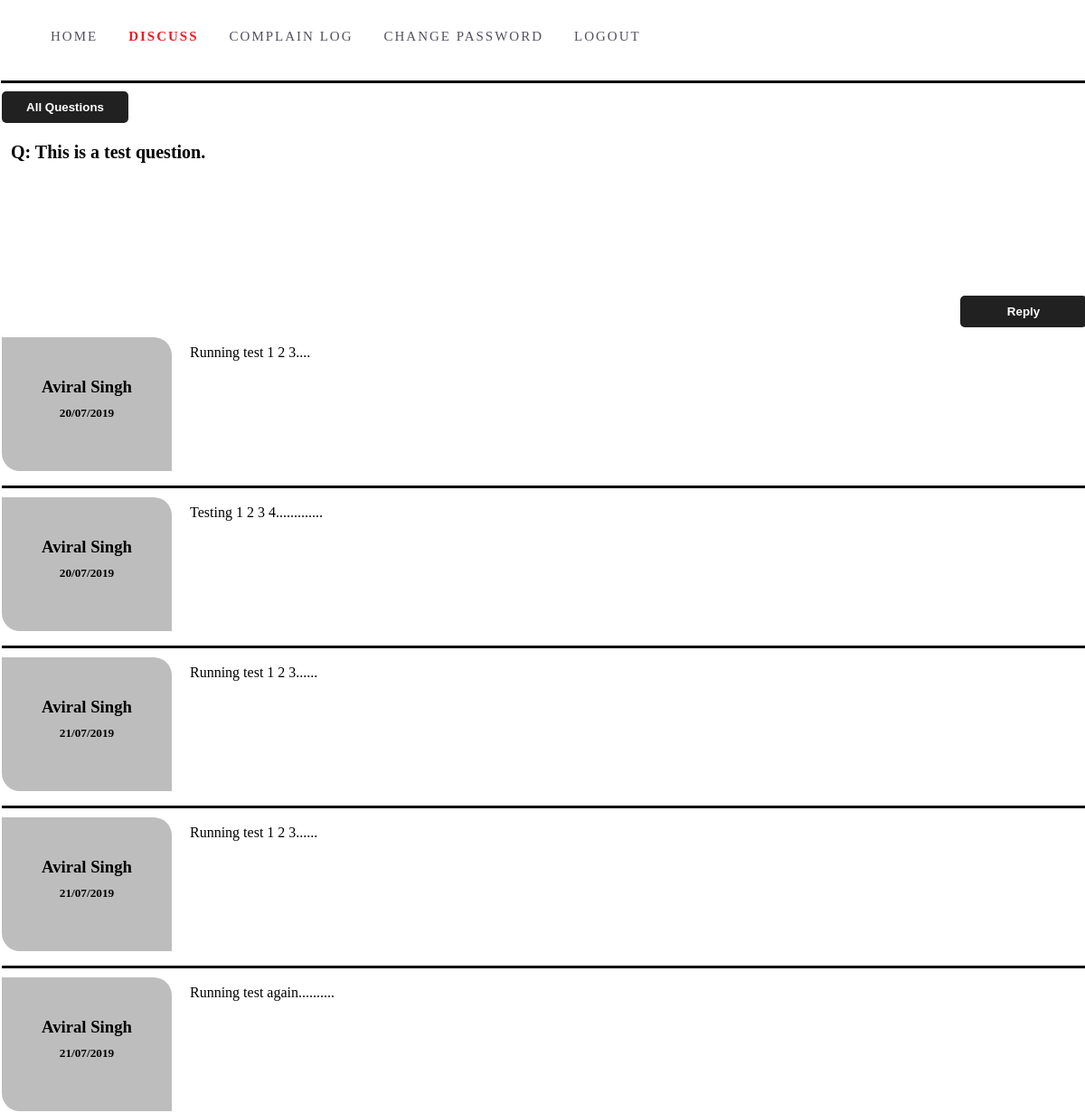
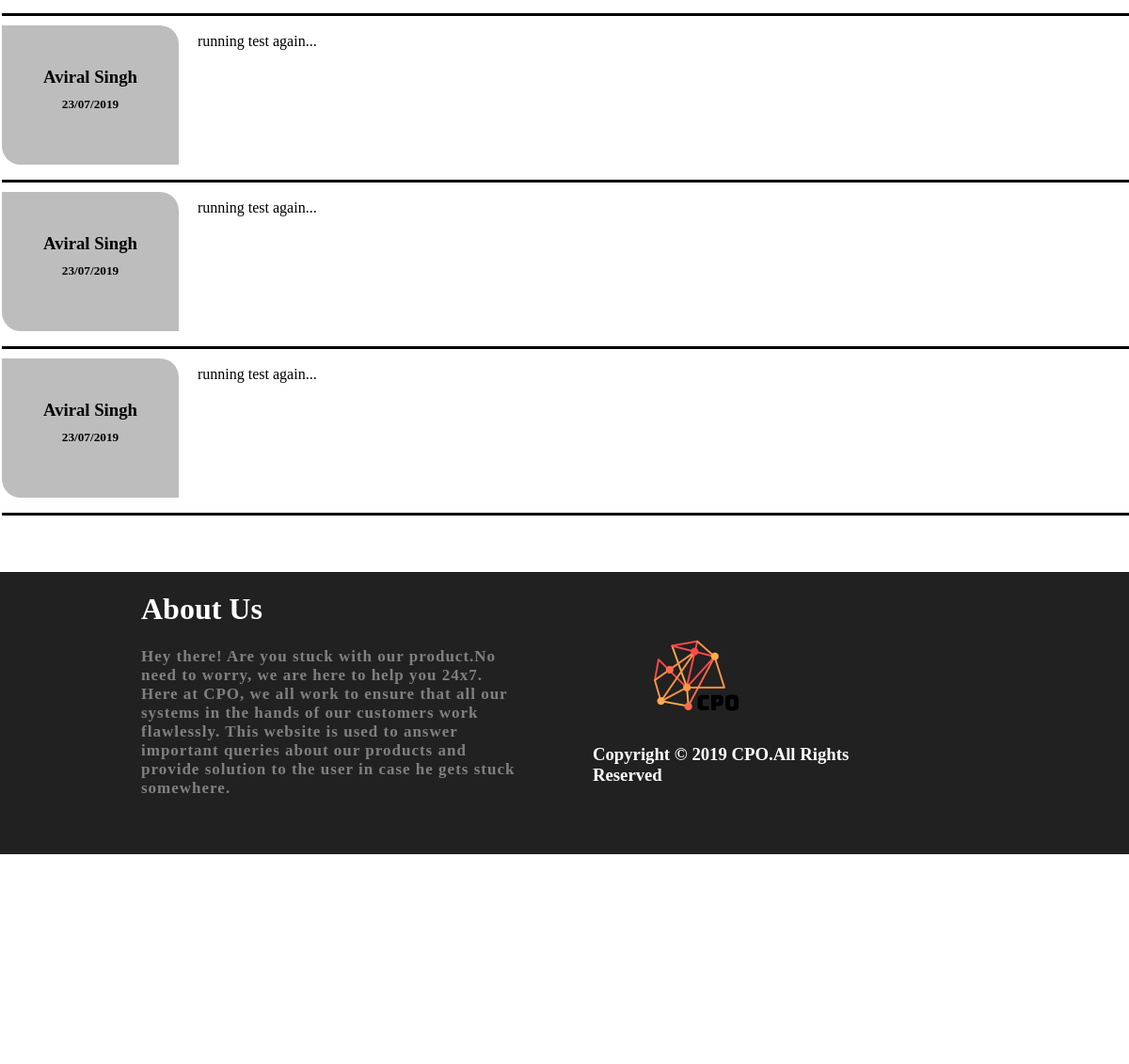
Page /userzone/viewanswer/2 (signed in) on the committed database (2 pictures, top to bottom).
### userzone/models.py (models this page shows)
class Question(models.Model):
    qid=models.AutoField(primary_key=True)
    questiontext=models.TextField()
    askedby=models.CharField(max_length=50)
    posteddate=models.CharField(max_length=30)

class Answer(models.Model):
    aid=models.AutoField(primary_key=True)
    answertext=models.TextField()
    answeredby=models.CharField(max_length=50)
    qid=models.IntegerField()
    answereddate=models.CharField(max_length=30)

### userzone/views.py (the view)
# urls.py: url(r'^viewanswer/(?P<qid>\d+)$',views.viewanswer,name='viewanswer'),
def viewanswer(request,qid):
    try:
        if request.session['userid']:
            quest=Question.objects.get(qid=qid)
            ans=Answer.objects.filter(qid=qid)
            return render(request,'viewanswer.html',{'ans':ans,'quest':quest})
        else:
            return render(request,'login.html')
    except KeyError:
        return render(request,'login.html')

### userzone/templates/viewanswer.html (shortened to what this page needs)
<!DOCTYPE html>
<html lang="en">
<head>
    {% load static %}
    <link href="{% static 'css\style2.css' %}" rel="stylesheet" />
</head>
<body>
<div id="b1">
<div id="outer">
    <div id="p1">
    <div id="menu">
	    <ul>
		    <li><a href="{% url 'userzone:userhome' %}">HOME</a></li>
		    <li><a style="font-weight:900;color:#ec1c24;" href="{% url 'userzone:discussion' %}">DISCUSS</a></li>
		    <li><a href="{% url 'userzone:complainlog' %}">COMPLAIN LOG</a></li>
		    <li><a href="{% url 'userzone:changepassword' %}">CHANGE PASSWORD</a></li>
		    <li><a href="{% url 'userzone:logout' %}">LOGOUT</a></li>
		</ul>
	</div>
        <hr/>
    <div class="s6">
        <div>
        <a href="{% url 'userzone:discussion' %}"><button type="button" class="button4" style="background-color:#212121;float:left;">All Questions</button></a><br/><br/>
        </div>
        <div class="r4" style="background-color:white;">Q: {{ quest.questiontext }}</div>
        <a href="{% url 'userzone:answer' quest.qid %}"><button type="button" class="button4" style="background-color:#212121;float:right;">Reply</button></a>
        <br/><br/>
            {% for a in ans %}
            <div class="r1">
                <div class="r2">{{ a.answertext }}</div>
                <div class="r3">
                <h3 style="margin-top:40px;">{{ a.answeredby }}</h3>
                <h5 style="margin-top:-9px;">{{ a.answereddate }}</h5>
                </div>
            </div>
            <hr/>
            {% endfor %}
    </div>
    </div>
<div class="s9">
    <div class="s11"></div>
    <div class="s10">
        <h1 style="color:white;">About Us</h1>
        <p style="font-family:calibri;color:#808080;letter-spacing:1px;font-weight:900;font-size:17px;">Hey there! Are you
            stuck with our product.No need to worry, we are here to help you 24x7.  Here at CPO, we all work to ensure that all
        our systems in the hands of our customers work flawlessly.  This website is used to answer important queries about
        our products and provide solution to the user in case he gets stuck somewhere.</p>
    </div>
    <div class="s10">
        <img src="{% static 'images/logo.png' %}" height="100px" width="100px" style="margin-left:140px;margin-top:60px;"/>
        <h3 style="color:white;margin-left:80px;font-family:calibri;">Copyright &copy 2019 CPO.All Rights Reserved</h3>
    </div>
    <div class="s10">
        <h3 style="color:white;margin-left:80px;font-family:calibri;margin-top:130px;">Developed By:- <span style="margin-left:18px;">Aviral Singh</span><br/>
            <span style="margin-left:140px;">CSE Ist year</span><br/><span style="margin-left:140px;">KNIT, Sultanpur</span></h3>
    </div>
</div>
</div>
</div>
</body>
</html>

### userzone/static/css/style2.css (style rules this page uses)
body,html { margin:0; padding:0; }
#outer { width:100%; min-height:1100px; border:none; height:auto; }
#p1 { width:1200px; min-height:1000px; margin-left:auto; margin-right:auto; height:auto; border:1px solid transparent; }
.s6 { width:1200px; min-height:700px; border:1px solid transparent; }
.s9 { height:300px; width:100%; margin-top:50px; background-color:#212121; }
.s11 { height:100%; width:150px; #border:1px solid; float:left; }
.s10 { height:100%; width:400px; #border:1px solid; float:left; }
.button4 { width:140px; height:35px; color:white; font-weight:900; border:none; border-radius:5px; background-color:#ec1c24; }

### rows in the picture
Question: questiontext "This is a test question."
Answer: answertext "Running test 1 2 3....", answeredby "Aviral Singh", answereddate "20/07/2019"
Answer: answertext "Testing 1 2 3 4.............", answeredby "Aviral Singh", answereddate "20/07/2019"
Answer: answertext "Running test 1 2 3......", answeredby "Aviral Singh", answereddate "21/07/2019"
Answer: answertext "Running test 1 2 3......", answeredby "Aviral Singh", answereddate "21/07/2019"
Answer: answertext "Running test again..........", answeredby "Aviral Singh", answereddate "21/07/2019"
Answer: answertext "running test again...", answeredby "Aviral Singh", answereddate "23/07/2019"
Answer: answertext "running test again...", answeredby "Aviral Singh", answereddate "23/07/2019"
Answer: answertext "running test again...", answeredby "Aviral Singh", answereddate "23/07/2019"
